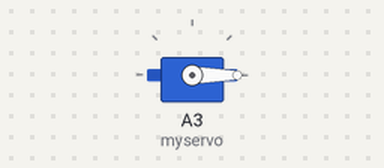
This sketch was run on a simulated Arduino Uno, built with avr-gcc and run on an emulated ATmega328P. Parts: servo.

Above: at 0.05 s.
At 8.0 s:
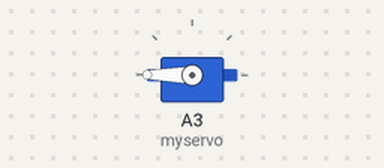
Timing chart, 0 to 10.4 s (numbered marks = the images above):
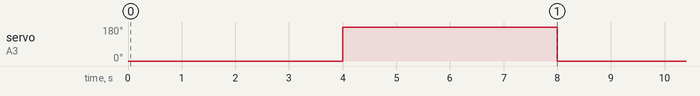

Measured:
- by itself, servo on A3 (myservo): alternates 180° for 4.0 s and 0° for 4.0 s

The sketch:

servoProper.ino
```cpp
#include <Servo.h>
Servo myservo;

void setup() {
    myservo.attach(A3);
    // Initially the servo must be stopped
}

void loop() {

        myservo.attach(A3);
        myservo.write(0);
        delay(2000);

        myservo.detach();
        delay(2000);

        myservo.attach(A3);
        myservo.write(180);
        delay(2000);

        myservo.detach();
        delay(2000);

}
```
